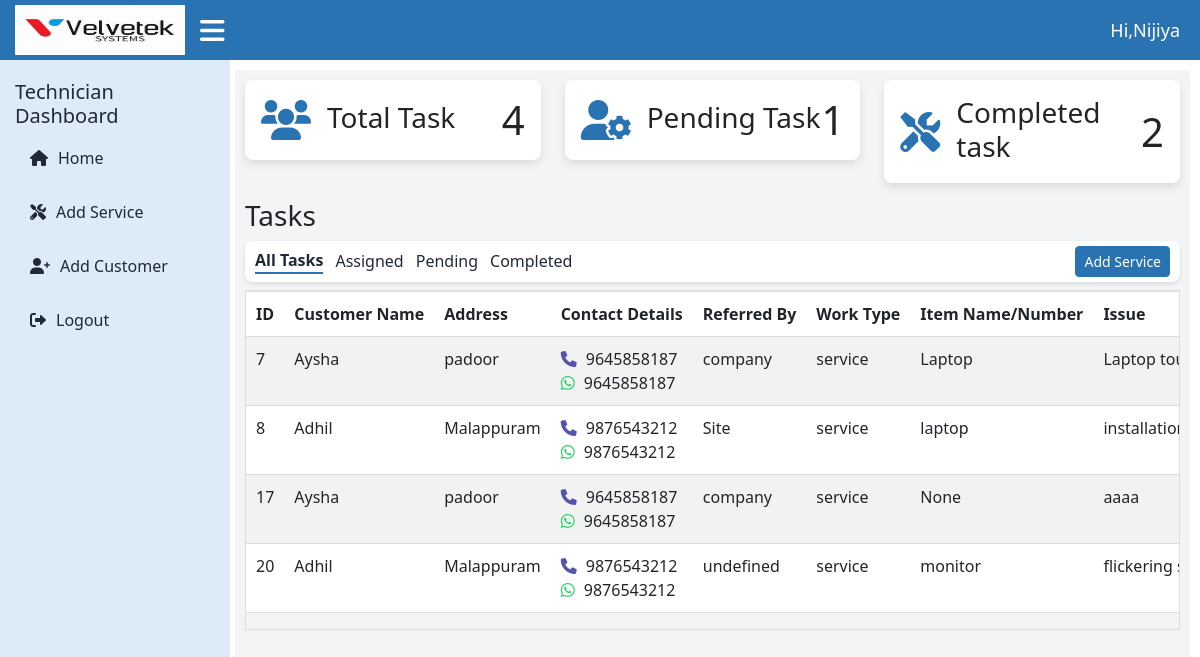
Page /technician-dashboard/ (signed in) on the earlier database version.
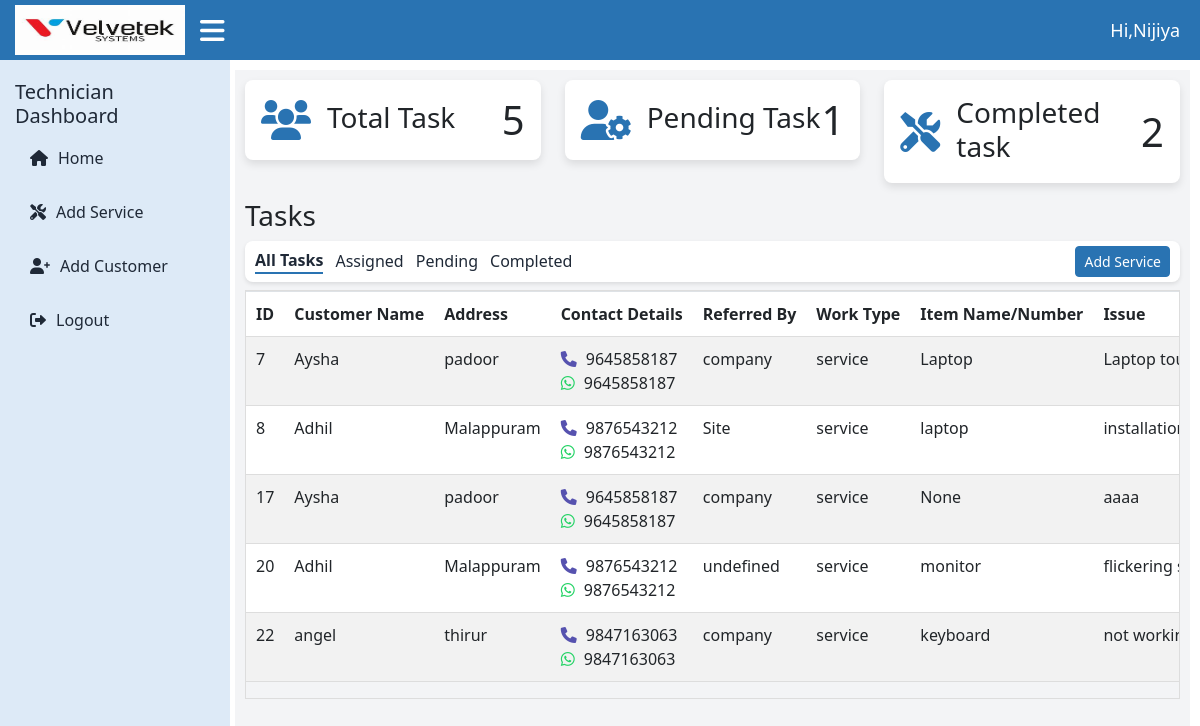
Same page on the later database version.
### velvetekapp/models.py (models this page shows, shortened)
class Apply(models.Model):
    customer = models.ForeignKey(Customer, on_delete=models.CASCADE,blank=True,null=True)
    name=models.CharField(max_length=255,null=True)
    address = models.TextField(null=True)
    contact_number = models.CharField(max_length=15,null=True)
    whatsapp_number = models.CharField(max_length=15,null=True)
    referred_by =models.CharField(max_length=255,null=True)
    service_by = models.ForeignKey(CustomUser, on_delete=models.CASCADE)
    WORK_TYPE_CHOICES=[
        ('sale','sale'),('service','service'),
    ]
    work_type=models.CharField(max_length=10,choices=WORK_TYPE_CHOICES,default='sale')
    item_name_or_number = models.CharField(max_length=255,null=True)
    issue = models.TextField(blank=True,null=True) #applicable for 'services'
    photos_of_item =models.TextField(null=True, blank=True)
    estimation_document =models.FileField(upload_to='pdf',null=True,blank=True)
    estimated_price = models.CharField(max_length=255)
    estimated_date = models.DateField(null=True)
    any_other_comments = models.CharField(max_length=255,null=True,blank=True)
    created_at = models.DateField(default=timezone.now)
    status = models.CharField(
        max_length=50,
        choices=[('Pending', 'Pending'), ('Completed', 'Completed'), ('Assigned', 'Assigned')],
        default='Assigned'
    )
    def get_photos(self):
        return self.photos_of_item.split(",") if self.photos_of_item else []

### loginapp/views.py (the view, shortened to what this page needs)
# urls.py: path('technician-dashboard/', technician_dashboard, name='technician_dashboard'),
@login_required
def technician_dashboard(request):
    technician_customers = Apply.objects.filter(service_by=request.user) if request.user.is_authenticated else None
    total_services = technician_customers.count() if technician_customers else 0
    pending_task = CurrentStatus.objects.filter(technician_name=request.user.username, status="Pending").count()
    completed_task = CurrentStatus.objects.filter(technician_name=request.user.username, status="Completed").count()
    details = None
    users = CustomUser.objects.all()
    if 'contact_number' in request.GET:
        contact_number = request.GET.get('contact_number', '').strip()
        try:
            details = Customer.objects.get(contact_number=contact_number)
        except Customer.DoesNotExist:
            messages.info(request, "No customer found with this contact number. You can add their details.")
    context = {
        'technician_customers': technician_customers,
        'users': users,
        'details': details,
        'total_services': total_services,
        'pending_task': pending_task,
        'completed_task': completed_task,
        'MEDIA_URL': settings.MEDIA_URL,
    }
    return render(request, 'technician_dashboard.html', context)

### templates/technician_dashboard.html (shortened to what the changed rows need)
<!DOCTYPE html>
{% load static %}
<html lang="en">
<head>
  <link href="https://cdn.jsdelivr.net/npm/bootstrap-icons/font/bootstrap-icons.css" rel="stylesheet">
  <link href="https://cdn.jsdelivr.net/npm/bootstrap@5.3.0/dist/css/bootstrap.min.css" rel="stylesheet">
<link href="https://cdn.jsdelivr.net/npm/lightbox2@2.11.3/dist/css/lightbox.min.css" rel="stylesheet">
  <link href="https://cdnjs.cloudflare.com/ajax/libs/font-awesome/6.0.0/css/all.min.css" rel="stylesheet">
  <link rel="stylesheet" href="{% static 'assets/css/admin_dashboard.css' %}">
</head>
<body>
  {% block content %}
  <div class="main-content">
    <div class="row">
      <div class="col-md-4">
        <div class="card p-3 mb-3">
          <div class="d-flex align-items-center">
            <i class="fas fa-users card-icon me-3"></i>
            <div>
              <h3 class="mb-1">Total Task</h3>
            </div>
            <h1 class="ms-auto mb-0">{{ total_services }}</h1>
          </div>
        </div>
      </div>
      <div class="col-md-4">
        <div class="card p-3 mb-3">
          <div class="d-flex align-items-center">
            <h1 class="ms-auto mb-0">{{ pending_task }}</h1>
          </div>
        </div>
      </div>
      <div class="col-md-4">
        <div class="card p-3 mb-3">
          <div class="d-flex align-items-center">
            <h1 class="ms-auto mb-0">{{ completed_task }}</h1>
          </div>
        </div>
      </div>
    </div>
  <div class="table-responsive mt-2">
    <table class="table table-striped table-bordered">
      <thead>
        <tr>
          <th>ID</th>
          <th>Customer Name</th>
          <th>Address</th>
          <th style="width: 18%;">Contact Details</th>
          <th>Referred By</th>
          <th>Work Type</th>
          <th>Item Name/Number</th>
          <th colspan="2">Issue</th>
        </tr>
      </thead>
      <tbody>
        {% for service in technician_customers %}
        <tr>
          <td>{{ service.id }}</td>
          <td>{{ service.name }}</td>
          <td>{{ service.address }}</td>
          <td>
            <div>
              <i class="fa fa-phone" aria-hidden="true"></i>
              {% if service.contact_number|slice:":1" == "+" %}
                {{ service.contact_number|slice:"3:" }}
              {% else %}
                {{ service.contact_number }}
              {% endif %}
            </div>
            <div>
              <i class="fab fa-whatsapp" aria-hidden="true"></i>
              {% if service.whatsapp_number|slice:":1" == "+" %}
                {{ service.whatsapp_number|slice:"3:" }}
              {% else %}
                {{ service.whatsapp_number }}
              {% endif %}
            </div>
          </td>
          <td>{{ service.referred_by }}</td>
          <td>{{ service.get_work_type_display }}</td>
          <td>{{ service.item_name_or_number }}</td>
          <td colspan="2">{{ service.issue }}</td>
      </tr>
{% endfor %}
</tbody>
  </table>
</div>
{% endblock %}
</body>
</html>

Differences in the rows shown:
added Apply: id "22", name "angel", address "thirur", contact_number "9847163063", whatsapp_number "9847163063", referred_by "company", work_type "service", item_name_or_number "keyboard", issue "not…"
Other differences:
{{ total_services }}: "4" → "5"
